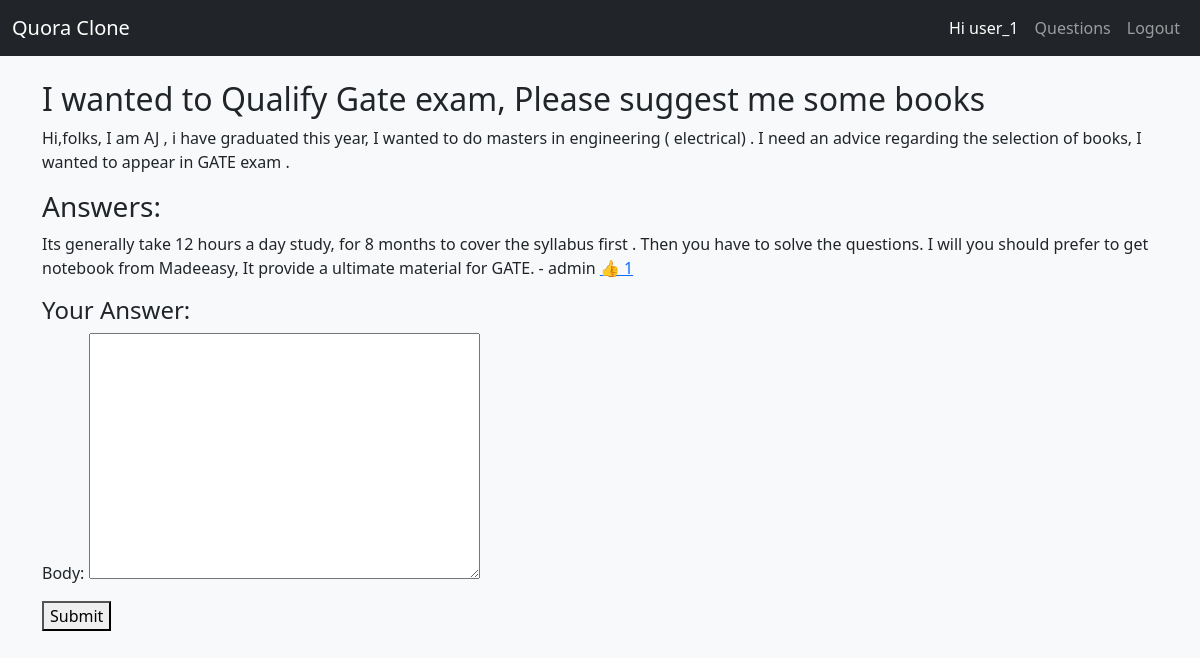
Screenshot of /question/2/ (signed in) with the database file from the repository.
### core/models.py (models this page shows, shortened)
class Question(models.Model):
    user = models.ForeignKey(User, on_delete=models.CASCADE)
    title = models.CharField(max_length=255)
    body = models.TextField()
    created_at = models.DateTimeField(auto_now_add=True)

class Answer(models.Model):
    user = models.ForeignKey(User, on_delete=models.CASCADE)
    question = models.ForeignKey(Question, on_delete=models.CASCADE, related_name='answers')
    body = models.TextField()
    created_at = models.DateTimeField(auto_now_add=True)
    likes = models.ManyToManyField(User, related_name="liked_answers", blank=True)
    def total_likes(self):
        return self.likes.count()

### core/views.py (the view)
# urls.py: path('question/<int:pk>/', views.question_detail, name='question_detail'),
@login_required
def question_detail(request, pk):
    question = get_object_or_404(Question, pk=pk)
    answers = question.answers.all()
    form = AnswerForm(request.POST or None)
    if form.is_valid():
        answer = form.save(commit=False)
        answer.user = request.user
        answer.question = question
        answer.save()
        return redirect('question_detail', pk=pk)
    return render(request, 'question_detail.html', {'question': question, 'answers': answers, 'form': form})

### core/forms.py
class AnswerForm(forms.ModelForm):
    class Meta:
        model = Answer
        fields = ['body']

### core/templates/question_detail.html
{% extends 'base.html' %}
{% block content %}
<h2>{{ question.title }}</h2>
<p>{{ question.body }}</p>
<h3>Answers:</h3>
{% for a in answers %}
  <p>{{ a.body }} - {{ a.user.username }}
     <a href="{% url 'like_answer' a.pk %}">👍 {{ a.total_likes }}</a>
  </p>
{% endfor %}
<h4>Your Answer:</h4>
<form method="post">{% csrf_token %}
  {{ form.as_p }}
  <button type="submit">Submit</button>
</form>
{% endblock %}

### core/templates/base.html (shortened to what this page needs)
<!DOCTYPE html>
<html lang="en">
<head>
    <link href="https://cdn.jsdelivr.net/npm/bootstrap@5.3.3/dist/css/bootstrap.min.css" rel="stylesheet">
</head>
<body class="bg-light">
<nav class="navbar navbar-expand-lg navbar-dark bg-dark mb-4">
  <div class="container-fluid">
    <a class="navbar-brand" href="#">Quora Clone</a>
    <div class="collapse navbar-collapse">
      <ul class="navbar-nav ms-auto">
        {% if user.is_authenticated %}
          <li class="nav-item">
            <span class="nav-link text-white">Hi {{ user.username }}</span>
          </li>
          <li class="nav-item">
            <a class="nav-link" href="{% url 'questions' %}">Questions</a>
          </li>
          <li class="nav-item">
            <a class="nav-link" href="{% url 'logout' %}">Logout</a>
          </li>
        {% endif %}
      </ul>
    </div>
  </div>
</nav>
<div class="container">
    {% block content %}
    {% endblock %}
</div>
</body>
</html>

### rows the page displays
Question: title "I wanted to Qualify Gate exam, Please suggest me some books", body "Hi,folks, I am AJ , i have graduated this year, I wanted to do masters in engineering ( electrical) . I need an advice regarding the selection of books, I wanted to appear in GATE exam ."
Answer: body "Its generally take 12 hours a day study, for 8 months to cover the syllabus first . Then you have to solve the questions. I will you should prefer to get notebook from Madeeasy, It provide a ultimate material for GATE.", user.username "admin", total_likes "1"

### other values shown
{{ user.username }} "user_1"
